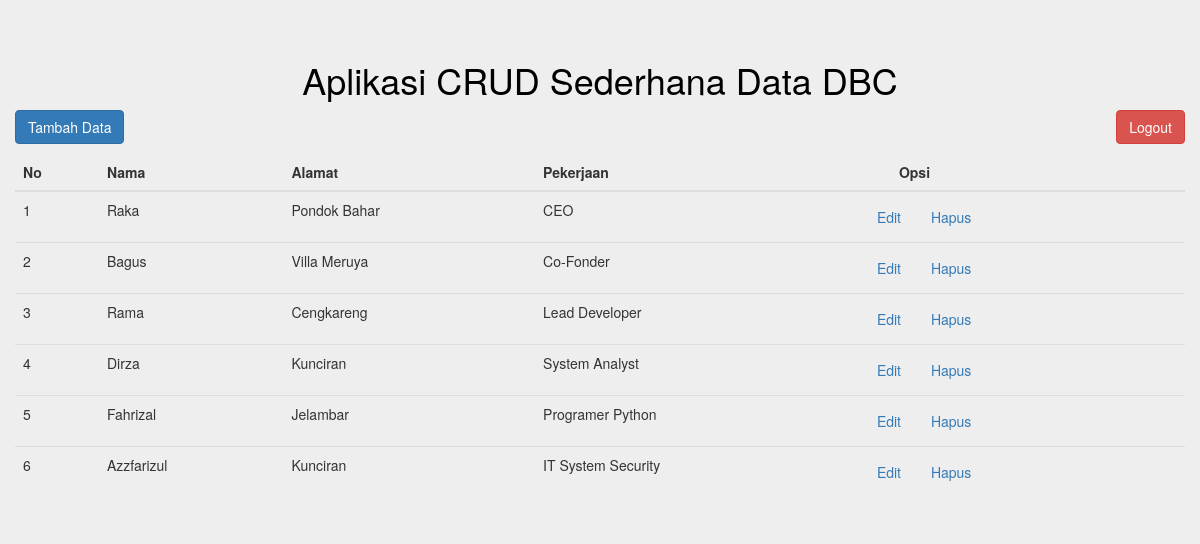
The page /admin/index.php (signed in) on the database its author committed.
### tables this page shows
CREATE TABLE IF NOT EXISTS `user` (
  `id` int(11) NOT NULL AUTO_INCREMENT,
  `nama` varchar(50) NOT NULL,
  `alamat` text,
  `pekerjaan` varchar(50) NOT NULL,
  PRIMARY KEY (`id`)
);

### admin/index.php (the view, shortened to what this page needs)
<?php
include "../koneksi.php";
?>
<!DOCTYPE html>
<html lang="en">
  <head>
    <link href="../css/bootstrap.min.css" rel="stylesheet">
    <link href="../css/ie10-viewport-bug-workaround.css" rel="stylesheet">
    <link href="../css/signin.css" rel="stylesheet">
</head>
  <body>
    <div class="container-fluid">
    <center>
    	<a href="index.php" style="text-decoration:none;color:black"><h1>Aplikasi CRUD Sederhana Data DBC</h1></a>
    </center>
    <div class="row">
    	<div class="col-xs-6 col-sm-6 col-md-6 col-lg-6">
    		<p><a href="tambah.php"><button type="button" class="btn btn-primary">Tambah Data</button></a></p>
    	</div>
    	<div class="col-xs-6 col-sm-6 col-md-6 col-lg-6">
    		<p align="right"><a href="logout.php" onClick="return keluar()"><button type="button" class="btn btn-danger">Logout</button></a></p>
    	</div>
    </div>
    <table class="table">
    	<thead>
  				<tr>
  					<th>No</th>
  					<th>Nama</th>
  					<th>Alamat</th>
  					<th>Pekerjaan</th>
  					<th>&nbsp; &nbsp; &nbsp; &nbsp; &nbsp;Opsi </th>
  				</tr>
  		</thead>
  		<tbody>
	<?php
		$tampil="SELECT * FROM user";
		$query =mysqli_query($con,$tampil);
		$no 	=1;
		if (mysqli_num_rows($query) == 0 ) {
			echo "<tr><td colspan='4' align='center'>data tidak ada</td></tr>";
		}else{
			while ($hasil=mysqli_fetch_array($query)) { $id = $hasil['id']; ?>
			<tr>
				<td><?php echo $no++ ;?> </td>
				<td><?php echo $hasil['nama'];?> </td>
				<td><?php echo $hasil['alamat'];?> </td>
				<td><?php echo $hasil['pekerjaan'];?> </td>
				<td>
				<a href="edit.php?id=<?php echo $id;?>"><button type="button" class="btn btn-link">Edit</button></a>
				<a href="hapus.php?id=<?php echo $id;?>" onClick='return tanya()'><button type="button" class="btn btn-link">Hapus</button></a>
				</td>
			</tr>
			<?php } ?>
			<?php } ?>
		</tbody>
		</table>
    </div>
  </body>
</html>

### css/signin.css (style rules this page uses)
body { padding-top: 40px; padding-bottom: 40px; background-color: #eee; }

### rows shown on the page
user: nama "Raka", alamat "Pondok Bahar", pekerjaan "CEO"
user: nama "Bagus", alamat "Villa Meruya", pekerjaan "Co-Fonder"
user: nama "Rama", alamat "Cengkareng", pekerjaan "Lead Developer"
user: nama "Dirza", alamat "Kunciran", pekerjaan "System Analyst"
user: nama "Fahrizal", alamat "Jelambar", pekerjaan "Programer Python"
user: nama "Azzfarizul", alamat "Kunciran", pekerjaan "IT System Security"
